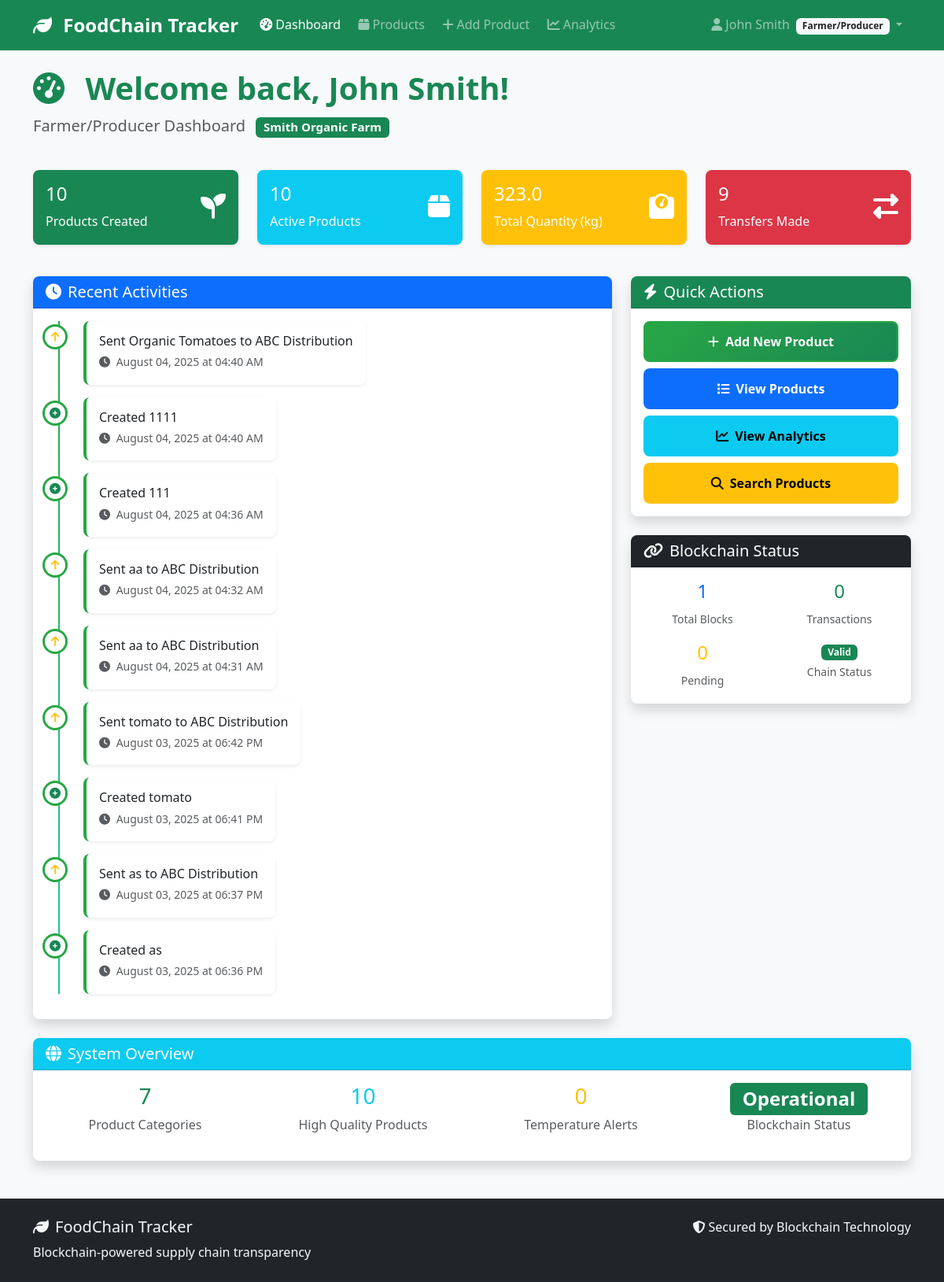
The page /dashboard/ (signed in) on the database its author committed.
### models/user.py (models this page shows, shortened)
class User(UserMixin, db.Model):
    __tablename__ = 'users'
    id = db.Column(db.Integer, primary_key=True)
    username = db.Column(db.String(80), unique=True, nullable=False)
    email = db.Column(db.String(120), unique=True, nullable=False)
    password_hash = db.Column(db.String(200), nullable=False)
    full_name = db.Column(db.String(100), nullable=False)
    phone = db.Column(db.String(20))
    address = db.Column(db.Text)
    role = db.Column(db.String(20), nullable=False)  # 'farmer', 'distributor', 'retailer', 'inspector'
    company_name = db.Column(db.String(100))
    license_number = db.Column(db.String(50))  # Business license or certification
    is_active = db.Column(db.Boolean, default=True)
    is_verified = db.Column(db.Boolean, default=False)  # For business verification
    created_at = db.Column(db.DateTime, default=datetime.utcnow)
    last_login = db.Column(db.DateTime)
    products_created = db.relationship('Product', foreign_keys='Product.created_by',
                                     backref='creator', lazy='dynamic')
    sent_transactions = db.relationship('Transaction', foreign_keys='Transaction.from_user_id',
                                      backref='sender', lazy='dynamic')
    received_transactions = db.relationship('Transaction', foreign_keys='Transaction.to_user_id',
                                          backref='receiver', lazy='dynamic')
    def get_role_display(self):
        role_names = {
            'farmer': 'Farmer/Producer',
            'distributor': 'Distributor',
            'retailer': 'Retailer',
            'inspector': 'Inspector'
        }
        return role_names.get(self.role, self.role.title())
    def can_create_products(self):
        return self.role == 'farmer'

### models/blockchain.py (models this page shows, shortened)
class Transaction(db.Model):
    __tablename__ = 'transactions'
    id = db.Column(db.Integer, primary_key=True)
    transaction_id = db.Column(db.String(100), unique=True, nullable=False)
    block_index = db.Column(db.Integer)  # Which block contains this transaction
    product_id = db.Column(db.Integer, db.ForeignKey('products.id'), nullable=False)
    from_user_id = db.Column(db.Integer, db.ForeignKey('users.id'), nullable=False)
    to_user_id = db.Column(db.Integer, db.ForeignKey('users.id'), nullable=False)
    transaction_type = db.Column(db.String(50), nullable=False)  # 'create', 'transfer', 'receive'
    quantity = db.Column(db.Float, nullable=False)
    notes = db.Column(db.Text)
    location = db.Column(db.String(200))
    latitude = db.Column(db.Float)
    longitude = db.Column(db.Float)
    temperature = db.Column(db.Float)
    humidity = db.Column(db.Float)
    pressure = db.Column(db.Float)
    vehicle_id = db.Column(db.String(50))
    transport_method = db.Column(db.String(50))  # 'truck', 'ship', 'plane', etc.
    expected_delivery = db.Column(db.DateTime)
    quality_check_passed = db.Column(db.Boolean, default=True)
    quality_notes = db.Column(db.Text)
    signature = db.Column(db.Text)
    timestamp = db.Column(db.DateTime, default=datetime.utcnow)
    created_at = db.Column(db.DateTime, default=datetime.utcnow)

### routes/dashboard.py (the view)
@dashboard_bp.route('/')
@login_required
def main():
    blockchain_info = get_blockchain_info()
    user_stats = get_user_statistics(current_user)
    recent_activities = get_recent_activities(current_user)
    system_overview = get_system_overview()
    return render_template('dashboard/main.html',
                         user=current_user,
                         blockchain_info=blockchain_info,
                         user_stats=user_stats,
                         recent_activities=recent_activities,
                         system_overview=system_overview)

### templates/dashboard/main.html (shortened to what this page needs)
{% extends "base.html" %}
{% block content %}
<div class="row mb-4">
    <div class="col-12">
        <h1 class="display-6 fw-bold text-success">
            <i class="fas fa-tachometer-alt me-3"></i>
            Welcome back, {{ current_user.full_name }}!
        </h1>
        <p class="lead text-muted">
            {{ current_user.get_role_display() }} Dashboard
            <span class="badge bg-success ms-2">{{ current_user.company_name or 'Individual' }}</span>
        </p>
    </div>
</div>
<div class="row mb-4">
    {% if current_user.role == 'farmer' %}
        <div class="col-md-3 mb-3">
            <div class="card bg-success text-white">
                <div class="card-body">
                    <div class="d-flex justify-content-between">
                        <div>
                            <h4 class="card-title">{{ user_stats.products_created or 0 }}</h4>
                            <p class="card-text">Products Created</p>
                        </div>
                        <div class="align-self-center">
                            <i class="fas fa-seedling fa-2x"></i>
                        </div>
                    </div>
                </div>
            </div>
        </div>
        <div class="col-md-3 mb-3">
            <div class="card bg-info text-white">
                <div class="card-body">
                    <div class="d-flex justify-content-between">
                        <div>
                            <h4 class="card-title">{{ user_stats.active_products or 0 }}</h4>
                            <p class="card-text">Active Products</p>
                        </div>
                        <div class="align-self-center">
                            <i class="fas fa-box fa-2x"></i>
                        </div>
                    </div>
                </div>
            </div>
        </div>
        <div class="col-md-3 mb-3">
            <div class="card bg-warning text-white">
                <div class="card-body">
                    <div class="d-flex justify-content-between">
                        <div>
                            <h4 class="card-title">{{ "%.1f"|format(user_stats.total_quantity or 0) }}</h4>
                            <p class="card-text">Total Quantity (kg)</p>
                        </div>
                        <div class="align-self-center">
                            <i class="fas fa-weight fa-2x"></i>
                        </div>
                    </div>
                </div>
            </div>
        </div>
        <div class="col-md-3 mb-3">
            <div class="card bg-danger text-white">
                <div class="card-body">
                    <div class="d-flex justify-content-between">
                        <div>
                            <h4 class="card-title">{{ user_stats.transactions_sent or 0 }}</h4>
                            <p class="card-text">Transfers Made</p>
                        </div>
                        <div class="align-self-center">
                            <i class="fas fa-exchange-alt fa-2x"></i>
                        </div>
                    </div>
                </div>
            </div>
        </div>
    {% endif %}
</div>
<div class="row">
    <div class="col-lg-8 mb-4">
        <div class="card shadow">
            <div class="card-header bg-primary text-white">
                <h5 class="mb-0">
                    <i class="fas fa-clock me-2"></i>Recent Activities
                </h5>
            </div>
            <div class="card-body">
                {% if recent_activities %}
                    <div class="timeline">
                        {% for activity in recent_activities %}
                            <div class="timeline-item d-flex mb-3">
                                <div class="timeline-marker">
                                    {% if activity.type == 'created' %}
                                        <i class="fas fa-plus-circle text-success"></i>
                                    {% elif activity.type == 'sent' %}
                                        <i class="fas fa-arrow-up text-warning"></i>
                                    {% elif activity.type == 'received' %}
                                        <i class="fas fa-arrow-down text-info"></i>
                                    {% endif %}
                                </div>
                                <div class="timeline-content ms-3">
                                    <h6 class="mb-1">{{ activity.description }}</h6>
                                    <small class="text-muted">
                                        <i class="fas fa-clock me-1"></i>
                                        {{ activity.timestamp.strftime('%B %d, %Y at %I:%M %p') }}
                                    </small>
                                </div>
                            </div>
                        {% endfor %}
                    </div>
                {% endif %}
            </div>
        </div>
    </div>
    <div class="col-lg-4 mb-4">
        <div class="card shadow mb-4">
            <div class="card-header bg-success text-white">
                <h5 class="mb-0">
                    <i class="fas fa-bolt me-2"></i>Quick Actions
                </h5>
            </div>
            <div class="card-body">
                {% if current_user.can_create_products() %}
                    <a href="{{ url_for('products.add_product') }}" class="btn btn-success w-100 mb-2">
                        <i class="fas fa-plus me-2"></i>Add New Product
                    </a>
                {% endif %}
                <a href="{{ url_for('products.list_products') }}" class="btn btn-primary w-100 mb-2">
                    <i class="fas fa-list me-2"></i>View Products
                </a>
                <a href="{{ url_for('analytics.dashboard') }}" class="btn btn-info w-100 mb-2">
                    <i class="fas fa-chart-line me-2"></i>View Analytics
                </a>
                <a href="{{ url_for('products.search_products') }}" class="btn btn-warning w-100">
                    <i class="fas fa-search me-2"></i>Search Products
                </a>
            </div>
        </div>
        <div class="card shadow">
            <div class="card-header bg-dark text-white">
                <h5 class="mb-0">
                    <i class="fas fa-link me-2"></i>Blockchain Status
                </h5>
            </div>
            <div class="card-body">
                <div class="row text-center">
                    <div class="col-6 mb-3">
                        <h4 class="text-primary">{{ blockchain_info.total_blocks }}</h4>
                        <small class="text-muted">Total Blocks</small>
                    </div>
                    <div class="col-6 mb-3">
                        <h4 class="text-success">{{ blockchain_info.total_transactions }}</h4>
                        <small class="text-muted">Transactions</small>
                    </div>
                    <div class="col-6">
                        <h4 class="text-warning">{{ blockchain_info.pending_transactions }}</h4>
                        <small class="text-muted">Pending</small>
                    </div>
                    <div class="col-6">
                        <span class="badge bg-{{ 'success' if blockchain_info.is_valid else 'danger' }}">
                            {{ 'Valid' if blockchain_info.is_valid else 'Invalid' }}
                        </span>
                        <br><small class="text-muted">Chain Status</small>
                    </div>
                </div>
            </div>
        </div>
    </div>
</div>
<div class="row">
    <div class="col-12">
        <div class="card shadow">
            <div class="card-header bg-info text-white">
                <h5 class="mb-0">
                    <i class="fas fa-globe me-2"></i>System Overview
                </h5>
            </div>
            <div class="card-body">
                <div class="row text-center">
                    <div class="col-md-3 mb-3">
                        <h3 class="text-success">{{ system_overview.category_stats|length or 0 }}</h3>
                        <p class="text-muted mb-0">Product Categories</p>
                    </div>
                    <div class="col-md-3 mb-3">
                        <h3 class="text-info">{{ system_overview.quality_stats.high_quality or 0 }}</h3>
                        <p class="text-muted mb-0">High Quality Products</p>
                    </div>
                    <div class="col-md-3 mb-3">
                        <h3 class="text-warning">{{ system_overview.temperature_alerts or 0 }}</h3>
                        <p class="text-muted mb-0">Temperature Alerts</p>
                    </div>
                    <div class="col-md-3 mb-3">
                        <span class="badge bg-success fs-4">{{ system_overview.blockchain_status.title() }}</span>
                        <p class="text-muted mb-0">Blockchain Status</p>
                    </div>
                </div>
            </div>
        </div>
    </div>
</div>
{% endblock %}

### templates/base.html (shortened to what this page needs)
<!DOCTYPE html>
<html lang="en">
<head>
    <link href="https://cdn.jsdelivr.net/npm/bootstrap@5.3.0/dist/css/bootstrap.min.css" rel="stylesheet">
    <link href="https://cdnjs.cloudflare.com/ajax/libs/font-awesome/6.4.0/css/all.min.css" rel="stylesheet">
    <link href="{{ url_for('static', filename='css/style.css') }}" rel="stylesheet">
</head>
<body>
    <nav class="navbar navbar-expand-lg navbar-dark bg-success">
        <div class="container">
            <a class="navbar-brand" href="{{ url_for('index') }}">
                <i class="fas fa-leaf me-2"></i>
                FoodChain Tracker
            </a>
            <div class="collapse navbar-collapse" id="navbarNav">
                <ul class="navbar-nav me-auto">
                    {% if current_user.is_authenticated %}
                        <li class="nav-item">
                            <a class="nav-link" href="{{ url_for('dashboard.main') }}">
                                <i class="fas fa-tachometer-alt me-1"></i>Dashboard
                            </a>
                        </li>
                        <li class="nav-item">
                            <a class="nav-link" href="{{ url_for('products.list_products') }}">
                                <i class="fas fa-box me-1"></i>Products
                            </a>
                        </li>
                        {% if current_user.can_create_products() %}
                        <li class="nav-item">
                            <a class="nav-link" href="{{ url_for('products.add_product') }}">
                                <i class="fas fa-plus me-1"></i>Add Product
                            </a>
                        </li>
                        {% endif %}
                        <li class="nav-item">
                            <a class="nav-link" href="{{ url_for('analytics.dashboard') }}">
                                <i class="fas fa-chart-line me-1"></i>Analytics
                            </a>
                        </li>
                    {% endif %}
                </ul>
                <ul class="navbar-nav">
                    {% if current_user.is_authenticated %}
                        <li class="nav-item dropdown">
                            <a class="nav-link dropdown-toggle" href="#" id="navbarDropdown" role="button" data-bs-toggle="dropdown">
                                <i class="fas fa-user me-1"></i>{{ current_user.full_name }}
                                <span class="badge bg-light text-dark ms-1">{{ current_user.get_role_display() }}</span>
                            </a>
                        </li>
                    {% endif %}
                </ul>
            </div>
        </div>
    </nav>
    <main class="container my-4">
        {% block content %}{% endblock %}
    </main>
    <footer class="bg-dark text-light py-4 mt-5">
        <div class="container">
            <div class="row">
                <div class="col-md-6">
                    <h5><i class="fas fa-leaf me-2"></i>FoodChain Tracker</h5>
                    <p class="mb-0">Blockchain-powered supply chain transparency</p>
                </div>
                <div class="col-md-6 text-md-end">
                    <p class="mb-0">
                        <i class="fas fa-shield-alt me-1"></i>Secured by Blockchain Technology
                    </p>
                    <small class="text-muted">© 2024 FoodChain Tracker. All rights reserved.</small>
                </div>
            </div>
        </div>
    </footer>
</body>
</html>

### rows shown on the page
User: full_name "John Smith", role "Farmer/Producer", company_name "Smith Organic Farm"
Transaction: timestamp "August 04, 2025 at 04:40 AM"
Transaction: timestamp "August 04, 2025 at 04:40 AM"
Transaction: timestamp "August 04, 2025 at 04:36 AM"
Transaction: timestamp "August 04, 2025 at 04:32 AM"
Transaction: timestamp "August 04, 2025 at 04:31 AM"
Transaction: timestamp "August 03, 2025 at 06:42 PM"
Transaction: timestamp "August 03, 2025 at 06:41 PM"
Transaction: timestamp "August 03, 2025 at 06:37 PM"
Transaction: timestamp "August 03, 2025 at 06:36 PM"

### other values the page prints
{{ user_stats.products_created or 0 }} "10"
{{ user_stats.active_products or 0 }} "10"
{{ "%.1f"|format(user_stats.total_quantity or 0) }} "323.0"
{{ user_stats.transactions_sent or 0 }} "9"
{{ activity.description }} "Sent Organic Tomatoes to ABC Distribution" "Created 1111" "Created 111" "Sent aa to ABC Distribution" "Sent aa to ABC Distribution" "Sent tomato to ABC Distribution" "Created tomato" "Sent as to ABC Distribution" "Created as"
{{ blockchain_info.total_blocks }} "1"
{{ blockchain_info.total_transactions }} "0"
{{ blockchain_info.pending_transactions }} "0"
{{ 'Valid' if blockchain_info.is_valid else 'Invalid' }} "Valid"
{{ system_overview.category_stats|length or 0 }} "7"
{{ system_overview.quality_stats.high_quality or 0 }} "10"
{{ system_overview.temperature_alerts or 0 }} "0"
{{ system_overview.blockchain_status.title() }} "Operational"
